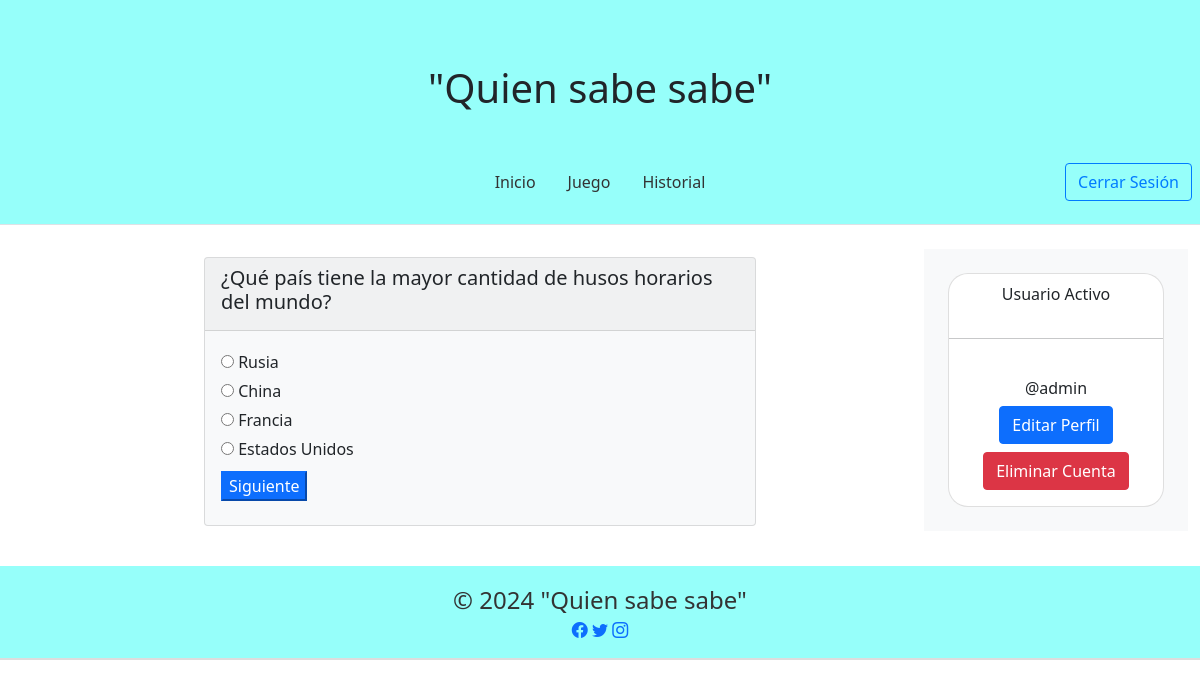
Screenshot of /jugar/ (signed in) with the database file from the repository.
### core/models.py (models this page shows, shortened)
class Pregunta(models.Model):
    texto = models.CharField(max_length=255)

class Respuesta(models.Model):
    pregunta = models.ForeignKey(Pregunta, on_delete=models.CASCADE, related_name="respuestas")
    texto = models.CharField(max_length=255)
    es_correcta = models.BooleanField(default=False)

### user/models.py (models this page shows)
class User(AbstractUser):
    picture = models.ImageField(default='profile_default.png', upload_to='imageUser/')
    location = models.CharField(max_length=60, null=True, blank=True)
    bio = models.TextField(default='Bio de prueba',max_length=400, null=True, blank=True)

### core/views.py (the view, shortened to what this page needs)
# urls.py: path('jugar/', jugar, name='jugar'),
@login_required
def jugar(request):
    if 'preguntas' not in request.session:
        preguntas = random.sample(list(Pregunta.objects.all()), 5)
        request.session['preguntas'] = [pregunta.id for pregunta in preguntas]
        request.session['indice_pregunta'] = 0
        request.session['respuestas'] = []
    indice_pregunta = request.session['indice_pregunta']
    if indice_pregunta >= len(request.session['preguntas']):
        return redirect('resultado')
    pregunta_id = request.session['preguntas'][indice_pregunta]
    pregunta = Pregunta.objects.get(id=pregunta_id)
    return render(request, 'game/jugar.html', {'pregunta': pregunta})

### core/templates/game/jugar.html (shortened to what this page needs)
{% extends 'base.html' %}
{% block content %}
{% load crispy_forms_tags %}
<div class="row justify-content-center mt-2">
    <div class="col-md-8">
        <div class="card text-dark bg-light mb-3">
            <div class="card-header"><h5 class="card-title">{{ pregunta.texto }}</h5></div>
            <div class="card-body">
                <form method="POST">
                    {% for respuesta in pregunta.respuestas.all %}
                        <input type="radio" name="respuesta" value="{{ respuesta.id }}" required class="my-2"> {{ respuesta.texto }}<br>
                    {% endfor %}
                    <button type="submit" class="btn-primary my-2">Siguiente</button>
                </form>
            </div>
          </div>
    </div>
</div>
{% endblock %}

### core/templates/secciones/profile.html (shortened to what this page needs)
<aside class="bg-light sidebar">
  <div class="p-4">
    <div class="card" style="text-align:center; border-radius: 20px;">
      <p class="mt-2">Usuario Activo</p> <hr>
      <div class="card-body">
        <h6 class="card-title font-weight-bold">@{{ user.username }}</h6>
        {% if user.is_authenticated %}
        <a href="{% url 'edit_profile' %}" class="btn btn-primary btn-block mb-2">Editar Perfil</a>  <br>
        <a href="{% url 'delete_account' %}" class="btn btn-danger btn-block">Eliminar Cuenta</a>
        {% endif %}
      </div>
    </div>
  </div>
</aside>

### rows the page displays
Pregunta: texto "¿Qué país tiene la mayor cantidad de husos horarios del mundo?"
Respuesta: texto "Rusia"
Respuesta: texto "China"
Respuesta: texto "Francia"
Respuesta: texto "Estados Unidos"
User: username "admin"
